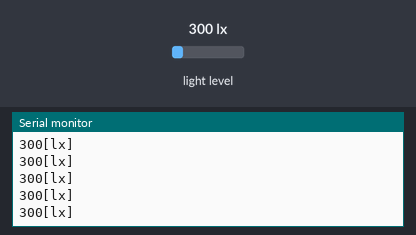
Bench run of a sketch on a simulated Arduino Uno, built with avr-gcc and run on an emulated ATmega328P. Shown: the last lines printed to the serial monitor. Wiring (inferred from the names in the program): BH1750 light sensor at I2C address 0x23. The inputs (shaded band) are chosen by the test bench; at power-on: light level 300 lx.

Above: at 1.5 s.
1.6 s: light level set to 40 lx
At 2.5 s:
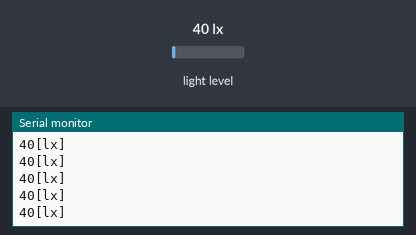
3.1 s: light level set to 1500 lx
At 3.7 s:
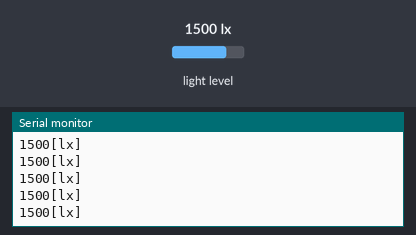
Timing chart, 0 to 6.1 s (numbered marks = the images above; inputs shaded):
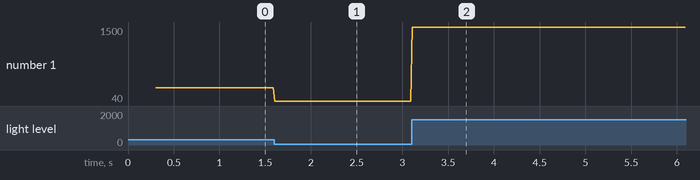

The sketch:

GY_30_MY.ino
```cpp
#include "Wire.h"
#include "math.h"

int BH1750_Device = 0x23; 	// I2C address for light sensor
unsigned int Lux;

void Configure_BH1750()
{
  Wire.beginTransmission(BH1750_Device);
//  Wire.write(0x10);			// Set resolution to 1 Lux,Continuously H-Resolution Mode
  Wire.write(0x13);			//Á¬ÐøµÍ¾«¶ÈÄ£Ê½£¬ÒòÎª²ÉÑùÊ±¼ä¶Ì£¬Ö»Òª16ms
  Wire.endTransmission();
}

unsigned int BH1750_Read()	//
{
  unsigned int i=0;
  Wire.beginTransmission(BH1750_Device);
  Wire.requestFrom(BH1750_Device, 2);
  while(Wire.available())	//
  {
    i <<=8;
    i|= Wire.read();
  }
  Wire.endTransmission();
  return i/1.2;				// Convert to Lux
}

void setup()
{
  Wire.begin();
  Serial.begin(9600);

  Configure_BH1750();

  delay(300);
}

void loop()
{
  int i;
  Lux = BH1750_Read();
  Serial.print(Lux,DEC);
  Serial.println("[lx]");
  delay(16);
}
```

Measured:
- after the input at 1.6 s, the serial monitor: prints a new line at once (image 1)
- after the input at 3.1 s, the serial monitor: prints a new line at once (image 2)
- plotted number 1: 300 → 40 after the input at 1.6 s, 40 → 1500 after the input at 3.1 s
